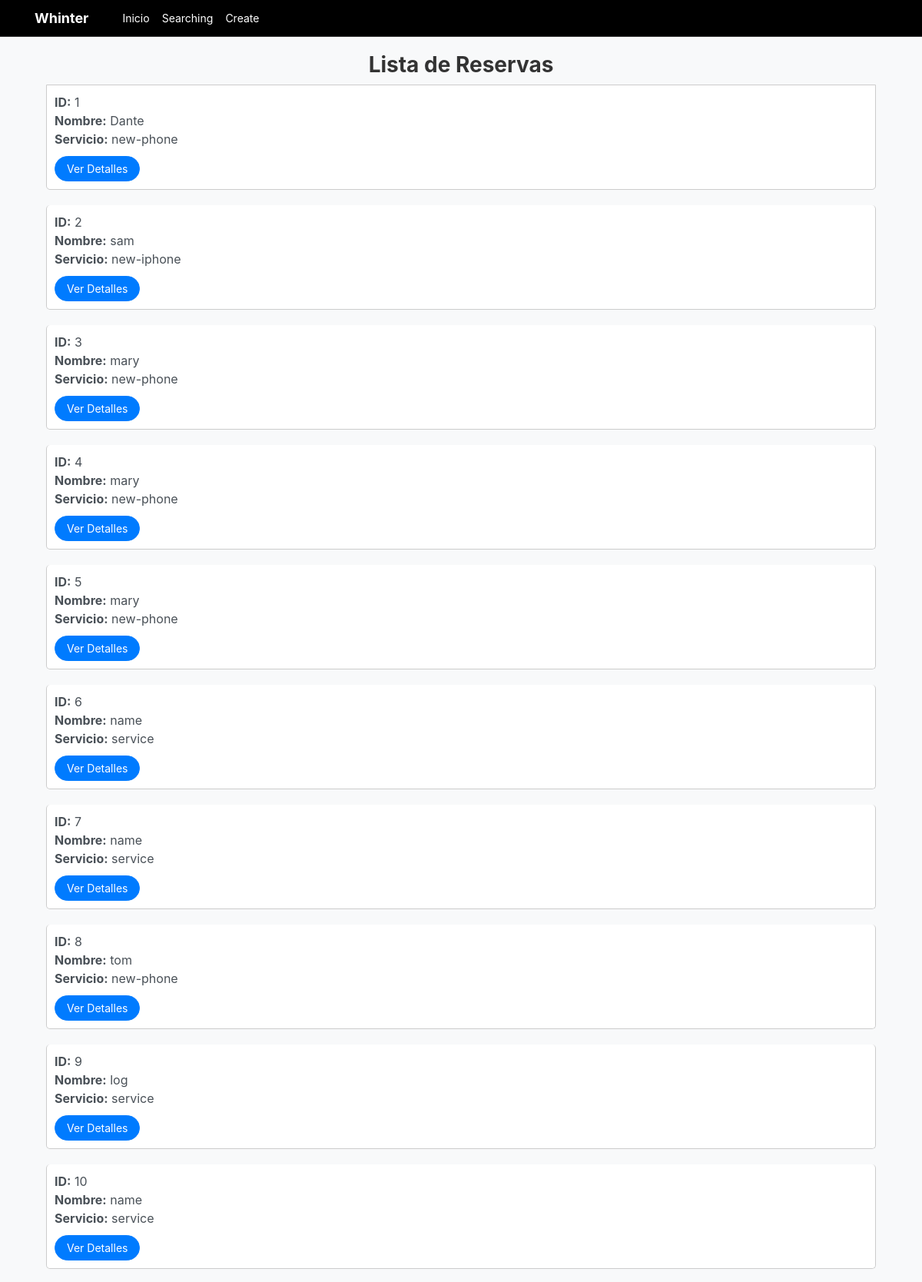
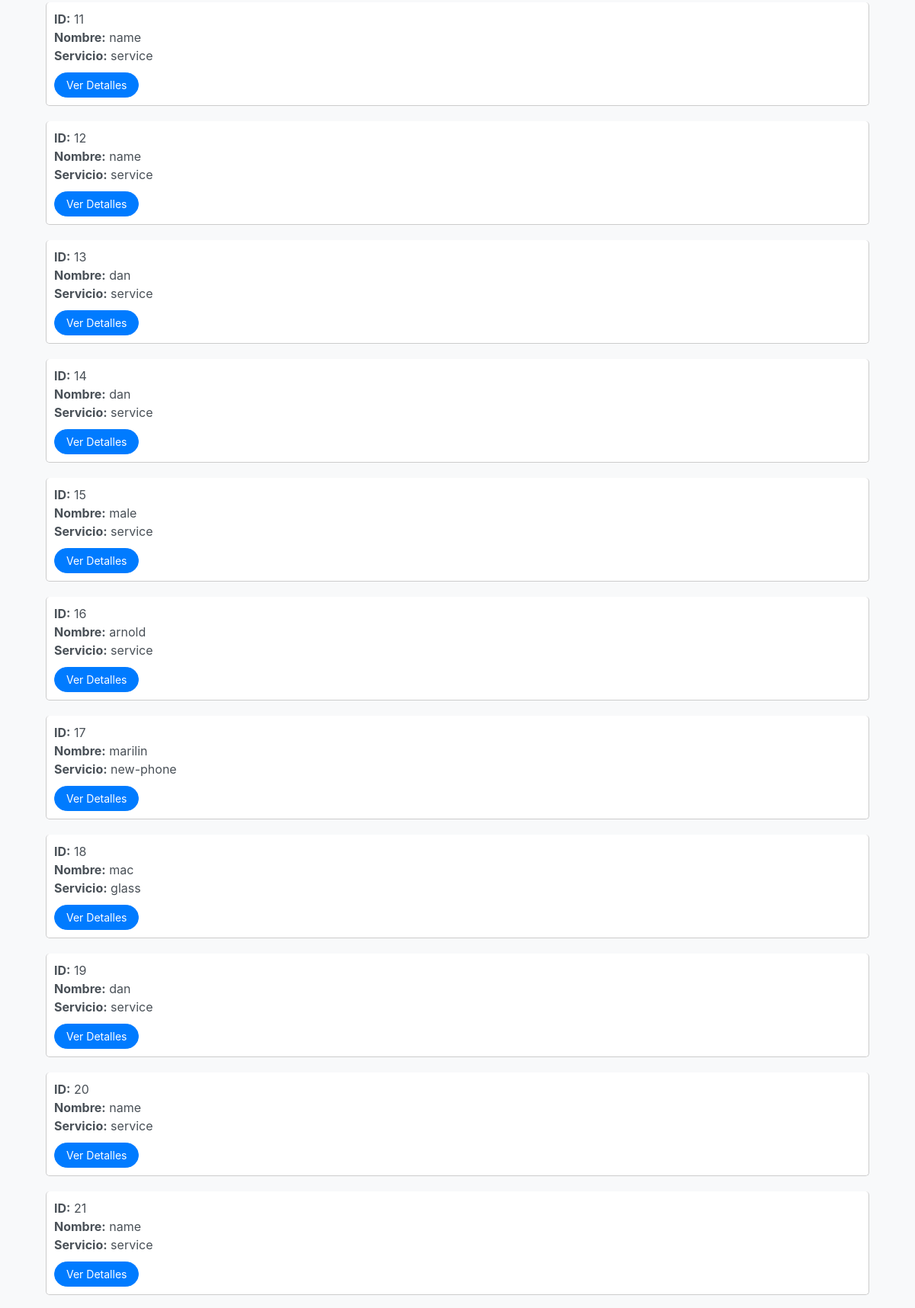
The app's page /whinter/list/ (upper part) with its own data (2 pictures, top to bottom).
### whinter/models.py (models this page shows, shortened)
class Booking(models.Model):
    name = models.CharField(max_length=100)
    service = models.CharField(max_length=100)
    fecha = models.DateField(default=timezone.now)
    hora_inicio = models.DateTimeField(default=timezone.now)
    hora_fin = models.DateTimeField(default=timezone.now)
    descripcion = models.TextField(blank=True, null=True)

### whinter/views.py (the view)
# urls.py: path('list/', list),
def list(request):
    print("-" * 100)
    print("-" * 100)
    print(request.method)
    booking = Booking.objects.all()
    client_list= {
        'bookings' : booking
    }
    return render(request, 'list.html', client_list)

### whinter/templates/list.html (shortened to what this page needs)
<!DOCTYPE html>
<html lang="en">
<head>
    <link href="https://stackpath.bootstrapcdn.com/bootstrap/4.5.2/css/bootstrap.min.css" rel="stylesheet">
</head>
<body>
    <nav class="navbar navbar-expand-lg navbar-dark">
        <div class="container">
            <a class="navbar-brand" href="/">Whinter</a>
            <div class="collapse navbar-collapse" id="navbarSupportedContent">
                <ul class="navbar-nav">
                    <li class="nav-item">
                        <a class="nav-link" href="/whinter">Inicio</a>
                    </li>
                    <li class="nav-item">
                        <a class="nav-link" href="/searching/name">Searching</a>
                    </li>
                    <li class="nav-item">
                        <a class="nav-link" href="/create/name/service">Create</a>
                    </li>
                </ul>
            </div>
        </div>
    </nav>
    <div class="container">
        <h1>Lista de Reservas</h1>
        <div class="container">
            {% for booking in bookings %}
            <div class="list-group-item list-group-item-action booking-item">
                <div class="booking-details">
                    <strong>ID:</strong> {{ booking.id }}<br>
                    <strong>Nombre:</strong> {{ booking.name }}<br>
                    <strong>Servicio:</strong> {{ booking.service }}
                </div>
                <a href="/whinter/detail/{{ booking.id }}" class="btn btn-primary booking-btn rounded-pill">Ver Detalles</a>
            </div>
            {% endfor %}
        </div>
    </div>
</body>
</html>

### whinter/templates/list.html (style rules this page uses)
body { font-family: -apple-system, BlinkMacSystemFont, 'Segoe UI', Roboto, 'Helvetica Neue', Arial, sans-serif; background-color: #f8f9fa; margin: 0; padding: 0; }
.navbar { background-color: #000; border-bottom: 0.5px solid rgba(255, 255, 255, 0.2); padding: 5px 0; }
.navbar-brand { color: #fff; font-size: 18px; font-weight: bold; padding-right: 20px; text-align: center; }
.navbar-nav { justify-content: space-between; }
.navbar-nav .nav-link { color: #fff !important; font-size: 14px; padding: 5px 10px; }
h1 { text-align: center; margin-top: 20px; font-size: 28px; font-weight: bold; color: #333; }
.list-group-item { background-color: #fff; border: 1px solid #ccc; margin-bottom: 10px; border-radius: 5px; padding: 10px; transition: background-color 0.3s; }
.booking-item { margin-bottom: 20px; }
.booking-btn { margin-top: 10px; border-radius: 20px; padding: 5px 15px; font-size: 14px; }

### records on screen
Booking: id "1", name "Dante", service "new-phone"
Booking: id "2", name "sam", service "new-iphone"
Booking: id "3", name "mary", service "new-phone"
Booking: id "4", name "mary", service "new-phone"
Booking: id "5", name "mary", service "new-phone"
Booking: id "6", name "name", service "service"
Booking: id "7", name "name", service "service"
Booking: id "8", name "tom", service "new-phone"
Booking: id "9", name "log", service "service"
Booking: id "10", name "name", service "service"
Booking: id "11", name "name", service "service"
Booking: id "12", name "name", service "service"
Booking: id "13", name "dan", service "service"
Booking: id "14", name "dan", service "service"
Booking: id "15", name "male", service "service"
Booking: id "16", name "arnold", service "service"
Booking: id "17", name "marilin", service "new-phone"
Booking: id "18", name "mac", service "glass"
Booking: id "19", name "dan", service "service"
Booking: id "20", name "name", service "service"
Booking: id "21", name "name", service "service"
